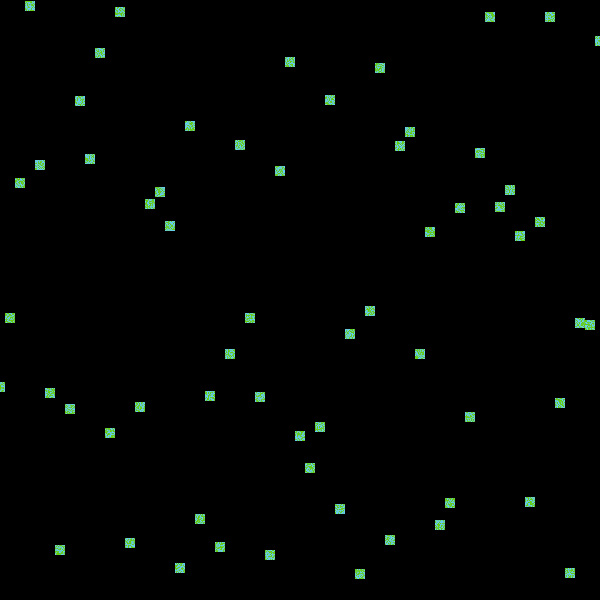
Frame 1 (no input)
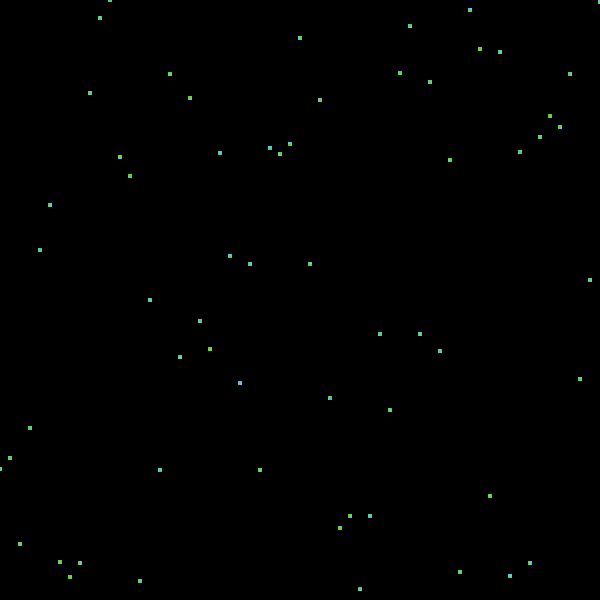
Frame 60 (the mouse pressed at the canvas centre just before this capture)
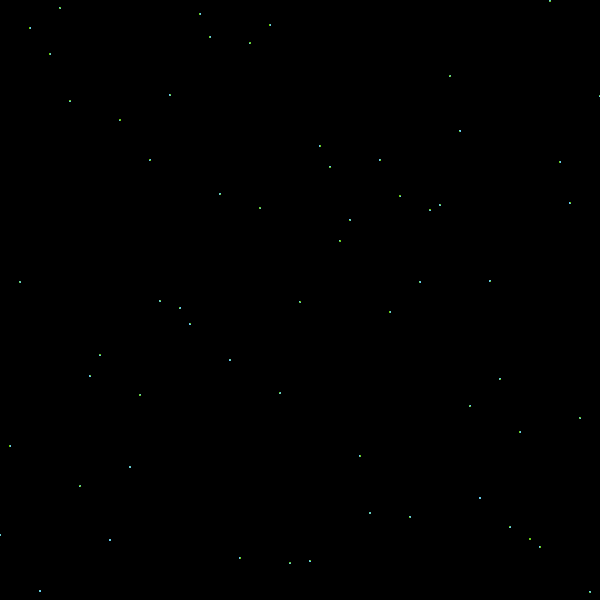
Frame 120 (the mouse held since frame 60 and released just before this capture)

The Processing sketch that drew these frames (run headless with seeded random() and noise(); from frame 60 on, the mouse is pressed at the canvas centre):

// Processing sketch: sketch_251107a
// ── sketch_251107a.pde
float t=0;
void setup()
{
size(600,600);
pixelDensity(1);
frameRate(4);
}

void draw()
{
  t+=0.2;
  //background(255);
  loadPixels();
  for(int i=0;i<pixels.length;i++)
  {
    pixels[i]=#000000;
  }
  //putPixel(mouseX,mouseY,#ff0000);
  //rectangle(0,0,mouseX,mouseY,#ff0000);
  test(#66ccff);
  updatePixels();
}
void test(int col)
{
  for (int i =0; i <= width; i+=10) 
  {
    drawrect(i,int(random(height)),col);
    //putPixel(i,int(random(height)),col);
  }
}

void drawrect(int x,int y,int col)
{
  float temp=sin(t)*20/5.0+5;
  for(int i=x-int(temp);i<x+int(temp);i++)
  {
    for(int j=y-int(temp);j<y+int(temp);j++)
    {
      putPixel(i,j,int(random(col-100,col+80)));
    }
    
  }
}

void putPixel(int x,int y,int col)
{
  if(x<0||y<0||x>=width||y>=height)return;
  
  pixels[x+y*width]=col;
}

void rectangle(int left,int top,int right,int buttom,int col)
{
  for(int i=top;i<buttom;i++)
  {
    for(int j=left;j<right;j++)
    {
       putPixel(j,i,col);
    }
  }
}
